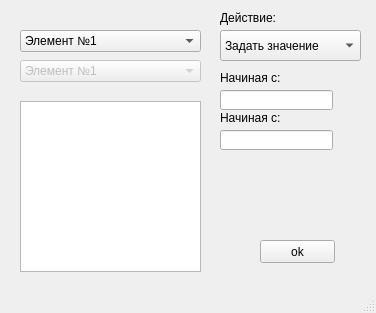
<?xml version="1.0" encoding="UTF-8"?>
<ui version="4.0">
 <class>MainWindow</class>
 <widget class="QMainWindow" name="MainWindow">
  <property name="geometry">
   <rect>
    <x>0</x>
    <y>0</y>
    <width>376</width>
    <height>313</height>
   </rect>
  </property>
  <property name="windowTitle">
   <string>MainWindow</string>
  </property>
  <widget class="QWidget" name="centralwidget">
   <widget class="QComboBox" name="comboBox">
    <property name="geometry">
     <rect>
      <x>20</x>
      <y>30</y>
      <width>181</width>
      <height>22</height>
     </rect>
    </property>
    <property name="editable">
     <bool>false</bool>
    </property>
    <item>
     <property name="text">
      <string>Элемент №1</string>
     </property>
    </item>
    <item>
     <property name="text">
      <string>Элемент №2</string>
     </property>
    </item>
    <item>
     <property name="text">
      <string>Элемент №3</string>
     </property>
    </item>
    <item>
     <property name="text">
      <string>Элемент №4</string>
     </property>
    </item>
    <item>
     <property name="text">
      <string>Элемент №5</string>
     </property>
    </item>
   </widget>
   <widget class="QPushButton" name="pushButton">
    <property name="geometry">
     <rect>
      <x>260</x>
      <y>240</y>
      <width>75</width>
      <height>23</height>
     </rect>
    </property>
    <property name="text">
     <string>ok</string>
    </property>
   </widget>
   <widget class="QComboBox" name="comboBox_2">
    <property name="enabled">
     <bool>false</bool>
    </property>
    <property name="geometry">
     <rect>
      <x>20</x>
      <y>60</y>
      <width>181</width>
      <height>22</height>
     </rect>
    </property>
    <property name="editable">
     <bool>false</bool>
    </property>
    <item>
     <property name="text">
      <string>Элемент №1</string>
     </property>
    </item>
    <item>
     <property name="text">
      <string>Элемент №2</string>
     </property>
    </item>
    <item>
     <property name="text">
      <string>Элемент №3</string>
     </property>
    </item>
    <item>
     <property name="text">
      <string>Элемент №4</string>
     </property>
    </item>
    <item>
     <property name="text">
      <string>Элемент №5</string>
     </property>
    </item>
   </widget>
   <widget class="QTextBrowser" name="textBrowser">
    <property name="geometry">
     <rect>
      <x>20</x>
      <y>101</y>
      <width>181</width>
      <height>171</height>
     </rect>
    </property>
   </widget>
   <widget class="QComboBox" name="comboBox_3">
    <property name="geometry">
     <rect>
      <x>220</x>
      <y>30</y>
      <width>141</width>
      <height>31</height>
     </rect>
    </property>
    <item>
     <property name="text">
      <string>Задать значение</string>
     </property>
    </item>
    <item>
     <property name="text">
      <string>Удаление подстроки</string>
     </property>
    </item>
    <item>
     <property name="text">
      <string>Вставка подстроки</string>
     </property>
    </item>
    <item>
     <property name="text">
      <string>Удаление подстроки
заданной длины</string>
     </property>
    </item>
    <item>
     <property name="text">
      <string>Склеивание</string>
     </property>
    </item>
    <item>
     <property name="text">
      <string>Сравнение двух</string>
     </property>
    </item>
    <item>
     <property name="text">
      <string>Вывести значение</string>
     </property>
    </item>
   </widget>
   <widget class="QLabel" name="label">
    <property name="geometry">
     <rect>
      <x>220</x>
      <y>10</y>
      <width>61</width>
      <height>16</height>
     </rect>
    </property>
    <property name="text">
     <string>Действие:</string>
    </property>
   </widget>
   <widget class="QLineEdit" name="lineEdit">
    <property name="geometry">
     <rect>
      <x>220</x>
      <y>90</y>
      <width>113</width>
      <height>20</height>
     </rect>
    </property>
   </widget>
   <widget class="QLineEdit" name="lineEdit_2">
    <property name="geometry">
     <rect>
      <x>220</x>
      <y>130</y>
      <width>113</width>
      <height>20</height>
     </rect>
    </property>
   </widget>
   <widget class="QLabel" name="label2">
    <property name="geometry">
     <rect>
      <x>220</x>
      <y>70</y>
      <width>111</width>
      <height>16</height>
     </rect>
    </property>
    <property name="text">
     <string>Начиная с:</string>
    </property>
   </widget>
   <widget class="QLabel" name="label3">
    <property name="geometry">
     <rect>
      <x>220</x>
      <y>110</y>
      <width>111</width>
      <height>16</height>
     </rect>
    </property>
    <property name="text">
     <string>Начиная с:</string>
    </property>
   </widget>
  </widget>
  <widget class="QMenuBar" name="menubar">
   <property name="geometry">
    <rect>
     <x>0</x>
     <y>0</y>
     <width>376</width>
     <height>19</height>
    </rect>
   </property>
  </widget>
  <widget class="QStatusBar" name="statusbar"/>
 </widget>
 <resources/>
 <connections/>
</ui>
